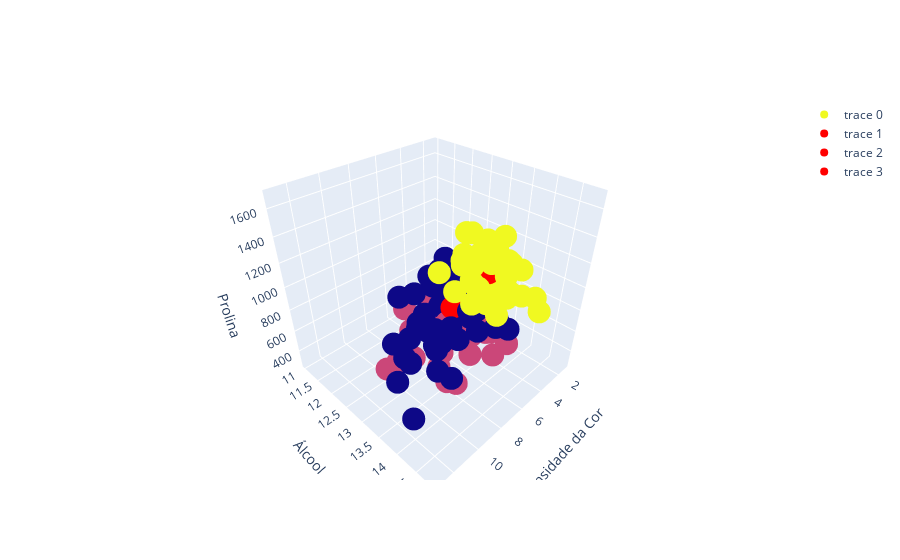

The cell this chart's notebook holds for it:
### Code cell
fig.add_trace(go.Scatter3d(x = centros.Intensidade_Cor,
                           y = centros.Alcool,
                           z = centros.Prolina,
                           mode = 'markers',
                           marker = dict(color = 'red'),
                           text = [0,1,2]))
fig.show()

### Figure 1 — Plotly figure (JSON) as saved in the notebook; plotly's stock layout.template omitted (floating-point values rounded to 4 significant figures; data arrays with more than 128 entries replaced by an {"elided": "..."} marker saying what was removed)
{"data": [{"marker": {"color": {"elided": "178 int values"}}, "mode": "markers", "text": {"elided": "178 int values"}, "type": "scatter3d", "x": {"elided": "178 float values"}, "y": {"elided": "178 float values"}, "z": {"elided": "178 float values"}}, {"marker": {"color": "red"}, "mode": "markers", "text": ["0", "1", "2"], "type": "scatter3d", "x": [5.65, 4.087, 5.703], "y": [12.93, 12.52, 13.8], "z": [728.3, 458.2, 1195.0]}, {"marker": {"color": "red"}, "mode": "markers", "text": ["0", "1", "2"], "type": "scatter3d", "x": [5.65, 4.087, 5.703], "y": [12.93, 12.52, 13.8], "z": [728.3, 458.2, 1195.0]}, {"marker": {"color": "red"}, "mode": "markers", "text": ["0", "1", "2"], "type": "scatter3d", "x": [5.65, 4.087, 5.703], "y": [12.93, 12.52, 13.8], "z": [728.3, 458.2, 1195.0]}], "layout": {"scene": {"xaxis": {"title": {"text": "Intensidade da Cor"}}, "yaxis": {"title": {"text": "Álcool"}}, "zaxis": {"title": {"text": "Prolina"}}}}}
